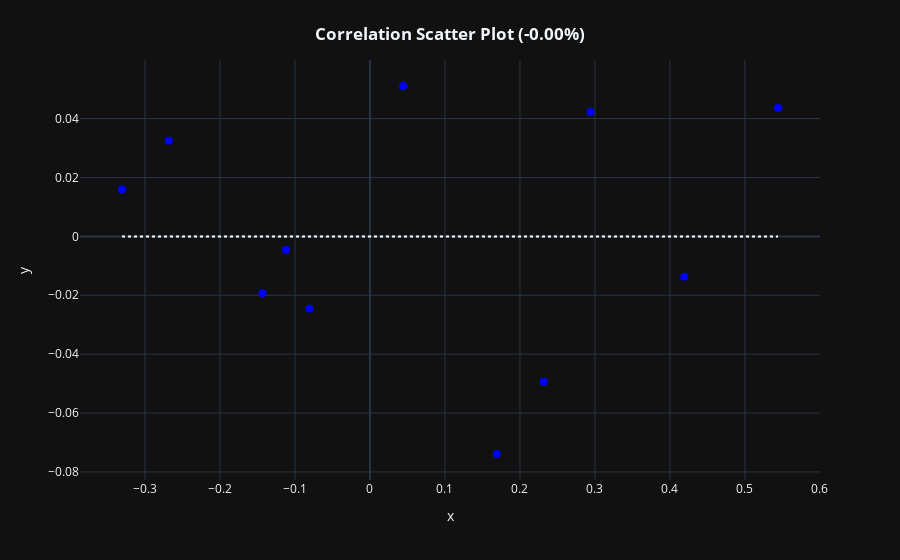

Notebook source saved alongside this figure:
### Code cell
## ASSUMPTIONS
# Constant Variance
models[i]['constant_variance_plot']

### Figure 1 — Plotly figure (JSON) as saved in the notebook; plotly's stock layout.template omitted (floating-point values rounded to 4 significant figures)
{"data": [{"hovertemplate": "x: %{x}<br>y: %{y}", "legendgroup": "", "line": {"dash": "dot"}, "marker": {"color": "blue", "coloraxis": "coloraxis", "size": 8, "symbol": "circle"}, "mode": "markers", "name": "", "orientation": "v", "showlegend": false, "type": "scatter", "x": [0.5442, 0.4192, 0.2942, 0.2317, 0.1692, 0.04424, -0.08074, -0.112, -0.1432, -0.2682, -0.3307], "xaxis": "x", "y": [0.04363, -0.01371, 0.04228, -0.04939, -0.07391, 0.05107, -0.02462, -0.004547, -0.01929, 0.03249, 0.01599], "yaxis": "y"}, {"hovertemplate": "x: %{x}<br>y: %{y}", "legendgroup": "", "line": {"color": "white", "dash": "dot"}, "marker": {"color": "blue", "size": 8, "symbol": "circle"}, "mode": "lines", "name": "", "showlegend": false, "type": "scatter", "x": [-0.3307, -0.2682, -0.1432, -0.112, -0.08074, 0.04424, 0.1692, 0.2317, 0.2942, 0.4192, 0.5442], "xaxis": "x", "y": [4.318e-18, -1.202e-17, -4.471e-17, -5.288e-17, -6.105e-17, -9.373e-17, -1.264e-16, -1.428e-16, -1.591e-16, -1.918e-16, -2.245e-16], "yaxis": "y"}], "layout": {"coloraxis": {"colorbar": {"title": {"text": "y"}}, "colorscale": [[0, "#0d0887"], [0.1111, "#46039f"], [0.2222, "#7201a8"], [0.3333, "#9c179e"], [0.4444, "#bd3786"], [0.5556, "#d8576b"], [0.6667, "#ed7953"], [0.7778, "#fb9f3a"], [0.8889, "#fdca26"], [1, "#f0f921"]]}, "legend": {"tracegroupgap": 0}, "margin": {"t": 60}, "title": {"text": "<b>Correlation Scatter Plot (-0.00%)</b>", "x": 0.5, "xanchor": "center", "y": 0.95, "yanchor": "top"}, "xaxis": {"anchor": "y", "domain": [0, 1], "title": {"text": "x"}}, "yaxis": {"anchor": "x", "domain": [0, 1], "title": {"text": "y"}}}}
